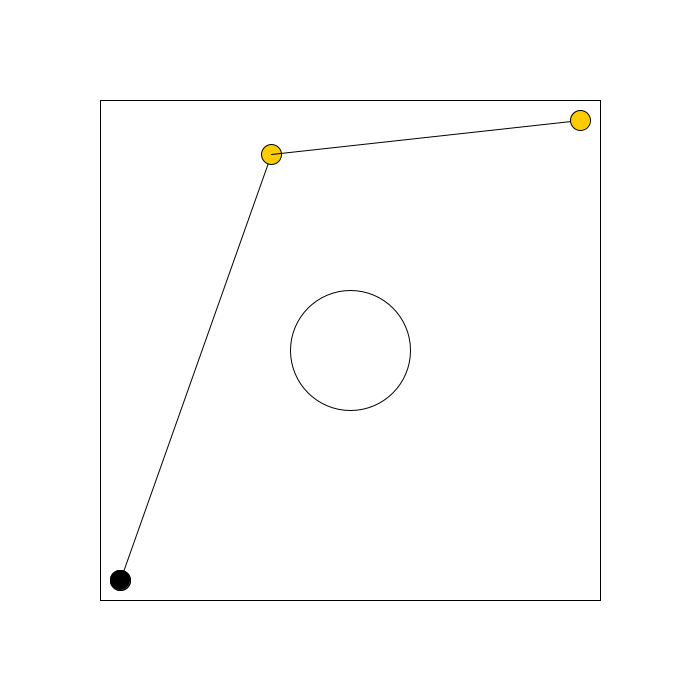
Frame 1 (no input)
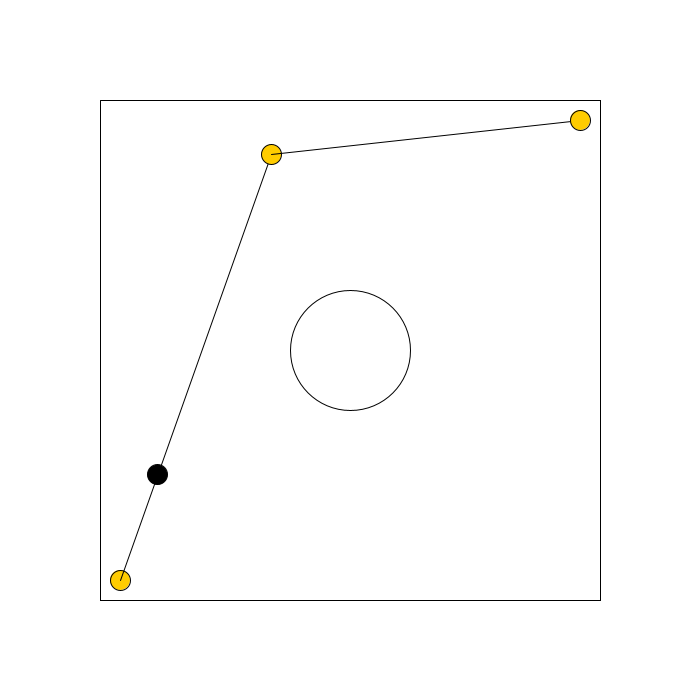
Frame 60 (the mouse pressed at the canvas centre just before this capture)
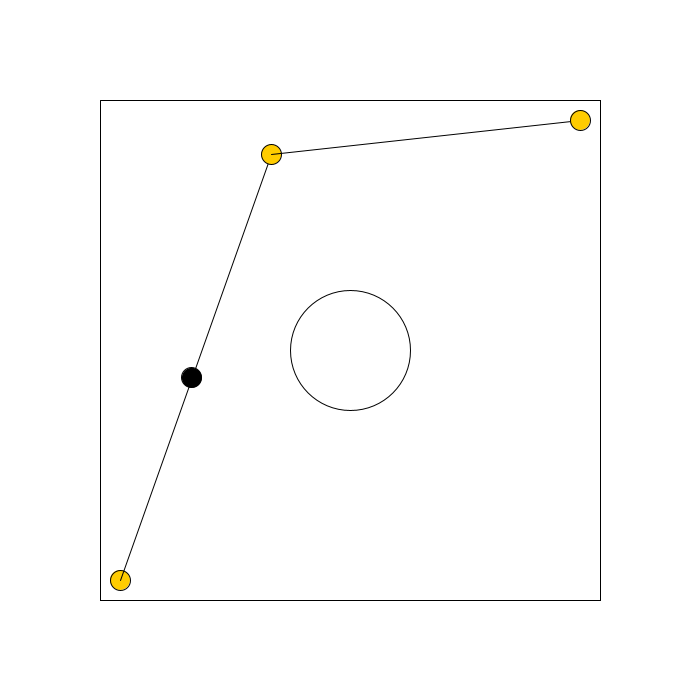
Frame 120 (the mouse held since frame 60 and released just before this capture)

The Processing sketch that drew these frames (run headless with seeded random() and noise(); from frame 60 on, the mouse is pressed at the canvas centre):

// Processing sketch: singleAgent
// ── singleAgent.pde

int sampleTimes = 20;
float mapSize = 500;


float circle_center_x = 0;
float circle_center_y = 0;
float circle_radius = 100;


float agent_radius = 20;
int numAgent = 0;

float start_x = -250+agent_radius;
float start_y = 250-agent_radius;

float goal_x = 250-agent_radius;
float goal_y = -250+agent_radius;



ArrayList<Float> C_x = new ArrayList();
ArrayList<Float> C_y = new ArrayList();








void init() { // sampling. Initialize and set the first and the last element of "config" as start and goal.

  for(int i = 0; i < sampleTimes; i ++) {
    float x = random(-(mapSize-agent_radius)/2,(mapSize-agent_radius)/2);
    float y = random(-(mapSize-agent_radius)/2,(mapSize-agent_radius)/2);
    if(x*x+y*y > (agent_radius + circle_radius)*(agent_radius + circle_radius)){ // check if the configuration is free.
      C_x.add(x);
      C_y.add(y);
      numAgent ++;
    }
  }
  
  // then initialize the start and goal.
  C_x.set(0,start_x);
  C_y.set(0,start_y);
  
  C_x.set(numAgent-1, goal_x);
  C_y.set(numAgent-1, goal_y);
}


// represent V
ArrayList<Float> V_x = new ArrayList();
ArrayList<Float> V_y = new ArrayList();

// represent E by adjacency list
ArrayList<Integer>[] neighbors;



void constructRoadmap() { // construct roadmap
  neighbors = new ArrayList[numAgent];
  for(int i = 0; i < numAgent; i ++) {
    neighbors[i] = new ArrayList();
  }

  float dist_thre = 500;
  for(int i = 0; i < numAgent; i++) {
    float cx = C_x.get(i);
    float cy = C_y.get(i);
    V_x.add(cx);
    V_y.add(cy);
    for(int k = 0 ; k < numAgent; k ++){
      if(k != i && !neighbors[i].contains(k)) {
        if((C_x.get(k)-cx)*(C_x.get(k)-cx)+(C_y.get(k)-cy)*(C_y.get(k)-cy) <= dist_thre*dist_thre){
          PVector v1_2 = new PVector(C_x.get(k)-cx, C_y.get(k)-cy);
          PVector v1_center = new PVector(0 - cx, 0 - cy);
          PVector v2_center = new PVector(0 - C_x.get(k), 0 - C_y.get(k));
          
          float dist_line_to_center;
          PVector v1_2_normalized = v1_2.copy().normalize();
          PVector v1_center_temp = v1_center.copy();
          v1_2_normalized.mult(v1_center_temp.dot(v1_2_normalized));
          PVector v1_center_proj_on_12 = v1_2_normalized.copy();
          v1_center.sub(v1_center_proj_on_12);
          dist_line_to_center = v1_center.mag();
          
          
          float sign_of_angle = v1_2.dot(v2_center);
          
          if((dist_line_to_center > agent_radius + circle_radius) || (dist_line_to_center < agent_radius+circle_radius && sign_of_angle > 0)){
            neighbors[i].add(k);
            //neighbors[k].add(i);
          }
        }
      }
    }
  }
}



void search() {
  bfs();
}


Boolean[] visited;//A list which store if a given node has been visited
int[] parent; //A list which stores the best previous node on the optimal path to reach this node
int[] next;
ArrayList<Integer> path = new ArrayList();

void bfs() {
  visited = new Boolean[numAgent];
  parent = new int[numAgent];  
  for (int i = 0; i < numAgent; i++) { 
    visited[i] = false;
    parent[i] = -1; //No partent yet
  }
  ArrayList<Integer> fringe = new ArrayList(); 
  int start = 0;
  int goal = numAgent-1;
  
  path.add(goal);
  
  visited[start] = true;
  fringe.add(start);
  
  while (fringe.size() > 0){
    int currentNode = fringe.get(0);
    fringe.remove(0);
    if (currentNode == goal){
      println("Goal found!");
      break;
    }
    for (int i = 0; i < neighbors[currentNode].size(); i++){
      int neighborNode = neighbors[currentNode].get(i);
      if (!visited[neighborNode]){
        visited[neighborNode] = true;
        parent[neighborNode] = currentNode;
        fringe.add(neighborNode);
        println("Added node", neighborNode, "to the fringe.");
        println(" Current Fringe: ", fringe);
      }
    } 
  }
  print("\nReverse path: ");
  int prevNode = parent[goal];
  print(goal, " ");
  while (prevNode >= 0){
    print(prevNode," ");
    path.add(0,prevNode);
    prevNode = parent[prevNode];
  }
  print("\n");
  
  print("path: ", path);
}










void setup() {
  init();
  constructRoadmap();
  search();
  size(700, 700);
}


float agentX = start_x;
float agentY = start_y;
float agentSpeed = 100;

int roadMapReached = 0;


void update(float dt) {
  int start = 0;
  int goal = numAgent-1 ;
  
  if(roadMapReached != goal) {
    int next = path.get(path.indexOf(roadMapReached)+1);
    float sx = V_x.get(next) - agentX;
    float sy = V_y.get(next) - agentY;
    float segLen = sqrt(sx*sx+sy*sy);
    float dirX = sx/segLen;
    float dirY = sy/segLen;    
    
    // if the agent is inside a small circle at the center of a roadmap, then consider it as reached. Set the agent's position at the roadmap
    float r_threshold = 5;
    if(segLen <= r_threshold){
      agentX = V_x.get(next);
      agentY = V_y.get(next);
      roadMapReached = next;
    }
    else {
      agentX += dirX*agentSpeed*dt;
      agentY += dirY*agentSpeed*dt;
    }
  }
  
}

void drawScene() {
  background(255,255,255);
  translate(350,350);
  
  
  fill(255, 204, 0);
  for(int i = 0; i < path.size(); i++) {
    ellipse(V_x.get(path.get(i)), V_y.get(path.get(i)), agent_radius, agent_radius);
    if(i != path.size()-1) {
      line(V_x.get(path.get(i)), V_y.get(path.get(i)), V_x.get(path.get(i+1)), V_y.get(path.get(i+1)));
    }
  }
  
  
  noFill();
  
  ellipse(0,0,agent_radius + circle_radius,agent_radius + circle_radius);
  
  beginShape();
  vertex(-250,-250);
  vertex(-250,250);
  vertex(250,250);
  vertex(250,-250);
  vertex(-250,-250);
  endShape();
  
  fill(0,0,0);
  ellipse(agentX,agentY,agent_radius,agent_radius);
 
}

void draw() {
  //Draw the scene
  drawScene();
  update(1/frameRate);
  
}
